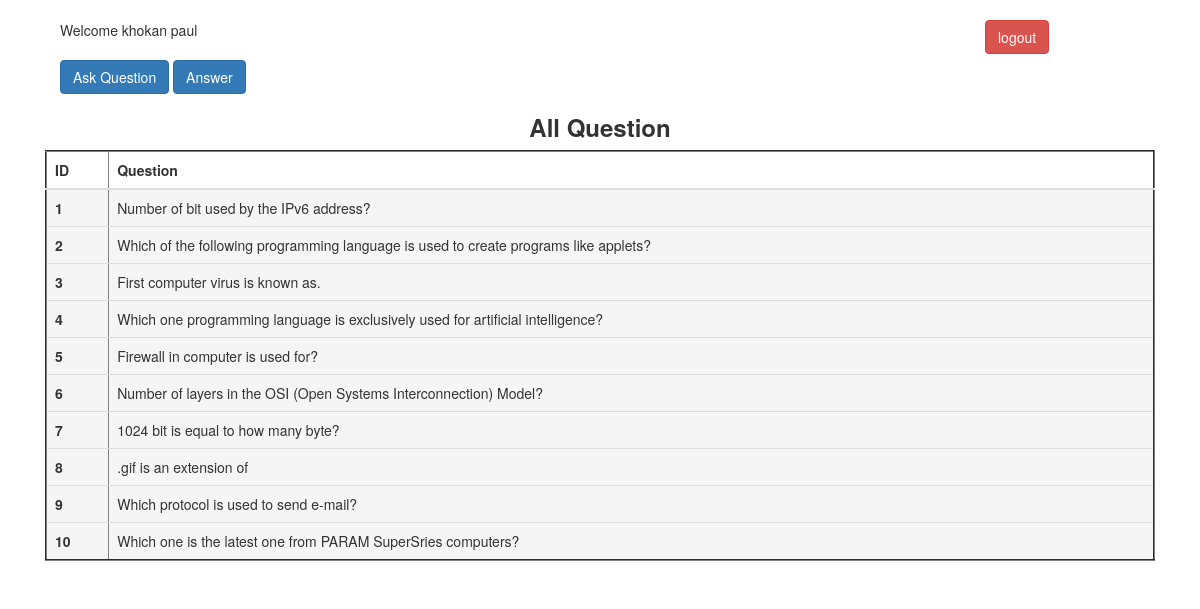
/dashboard.php (signed in), run on the app's committed database.
### tables this page shows
CREATE TABLE `ajaxinsert` (
  `id` int(255) NOT NULL,
  `name` varchar(220) NOT NULL,
  `phone` varchar(220) NOT NULL,
  `email` varchar(220) NOT NULL,
  `pwd` varchar(220) NOT NULL
);

CREATE TABLE `ask_ques` (
  `id` int(220) NOT NULL,
  `question` varchar(220) NOT NULL,
  `phone` varchar(220) NOT NULL
);

### dashboard.php (the view, shortened to what this page needs)
<?php
if($_SESSION["phone"]!=''){
$link=new mysqli("localhost","root","","ajaxcrud");
$ph=$_SESSION["phone"];
$sql_g=$link->query("SELECT * FROM `ajaxinsert` WHERE `phone`='$ph'");
while ($outt= @mysqli_fetch_assoc($sql_g)) {
  $name=$outt['name'];
}
?>
<!DOCTYPE html>
<html>
<head>
  <link rel="stylesheet" href="https://maxcdn.bootstrapcdn.com/bootstrap/3.4.1/css/bootstrap.min.css">
</head>
<body>
	<div class="container">
    <div class="col-sm-12">
		<div class="col-sm-10">
			<br>
      <?php
        echo "Welcome ". $name;?> <br><br>
			<a href="ask_question.php" class="btn btn-primary" role="button">Ask Question</a>
      <a href="answer.php" class="btn btn-primary" role="button">Answer</a>
		</div>
    <div class="col-sm-2">
      <br>
          <a href="logout.php" class="btn btn-danger" role="button">logout</a>
    </div>
    </div>
		<div class="col-sm-12">
			<h3 align="center"><b>All Question</b></h3>
			<table class="table" border="2">
    <thead>
      <tr>
      	<th>ID</th>
        <th>Question</th>
      </tr>
    </thead>
    <tbody>
      <?php
      $num=1;
      $sql_gg=$link->query("SELECT `question` FROM `ask_ques`");
     while ($out= @mysqli_fetch_assoc($sql_gg)) {
     	?>
     	<tr class="active">
     	<td><b><?php echo $num; ?></b></td>
        <td><?php echo $out['question']; ?></td>
      </tr>
      <?php
      $num++;
     }
      ?>
    </tbody>
  </table>
		</div>
	</div>
</body>
</html>
<?php
}
else{
  ?>
  <script>
  window.location='login.php';
</script>
<?php
}
  ?>

### data on the page
ajaxinsert: name "khokan paul"
ask_ques: question "Number of bit used by the IPv6 address?"
ask_ques: question "Which of the following programming language is used to create programs like applets?"
ask_ques: question "First computer virus is known as."
ask_ques: question "Which one programming language is exclusively used for artificial intelligence?"
ask_ques: question "Firewall in computer is used for?"
ask_ques: question "Number of layers in the OSI (Open Systems Interconnection) Model?"
ask_ques: question "1024 bit is equal to how many byte?"
ask_ques: question ".gif is an extension of"
ask_ques: question "Which protocol is used to send e-mail?"
ask_ques: question "Which one is the latest one from PARAM SuperSries computers?"
